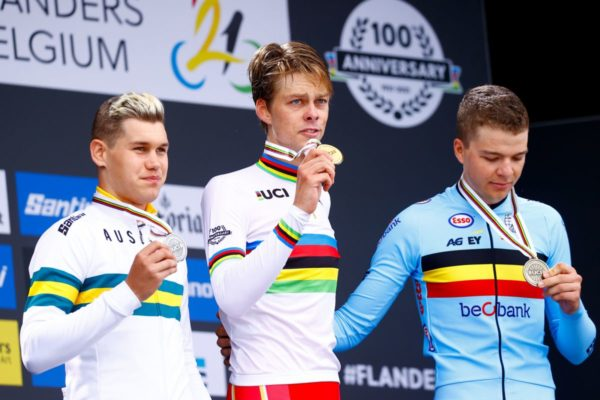
#> input picture python/openCV/messi.jpg, 600 x 400 px
$ python Access-to-Slice-openCV.py
#> lines starting #> are read from the running program, lines starting #| are printed output that depends on the picture; after the words box and inside, x2 and y2 are one past the last pixel; in counts of white or black regions, pixels touching at a corner belong together
import cv2 as cv
img = cv.imread('messi.jpg')
#> img is the input picture: shape (400, 600, 3); mean B, G, R 143.9, 130.1, 126.9
img[250:300, 50:550] = (0, 255, 0)
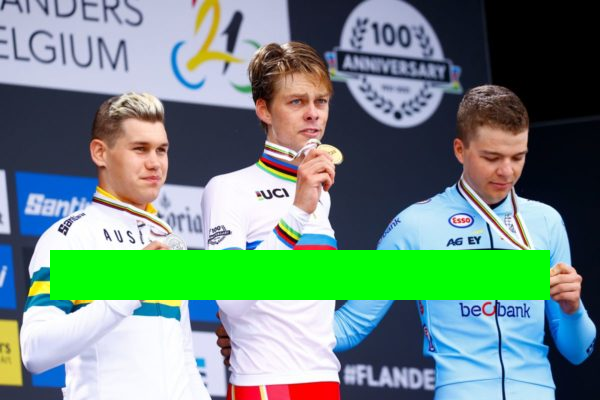
#> img: shape (400, 600, 3); 10.42% of pixels changed, all inside (x1, y1, x2, y2) = (50, 250, 550, 300)
face = img[40:240, 240:360]
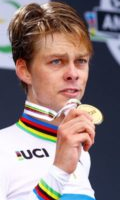
#> face: shape (200, 120, 3); mean B, G, R 126.5, 126.2, 143.2
img[0:200, 0:120] = face
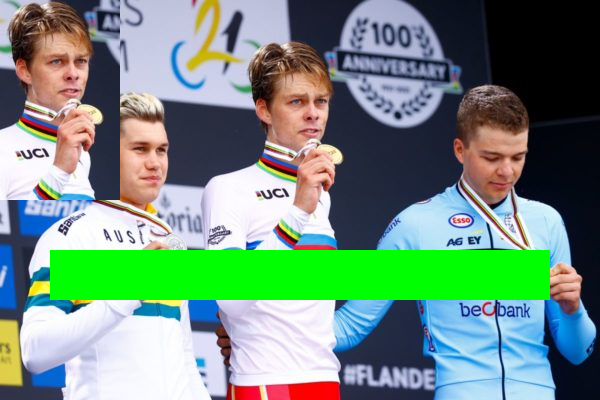
#> img: shape (400, 600, 3); 10% of pixels changed, all inside (x1, y1, x2, y2) = (0, 0, 120, 200)
cv.imshow('window', img)
cv.waitKey(0)
cv.destroyAllWindows()
